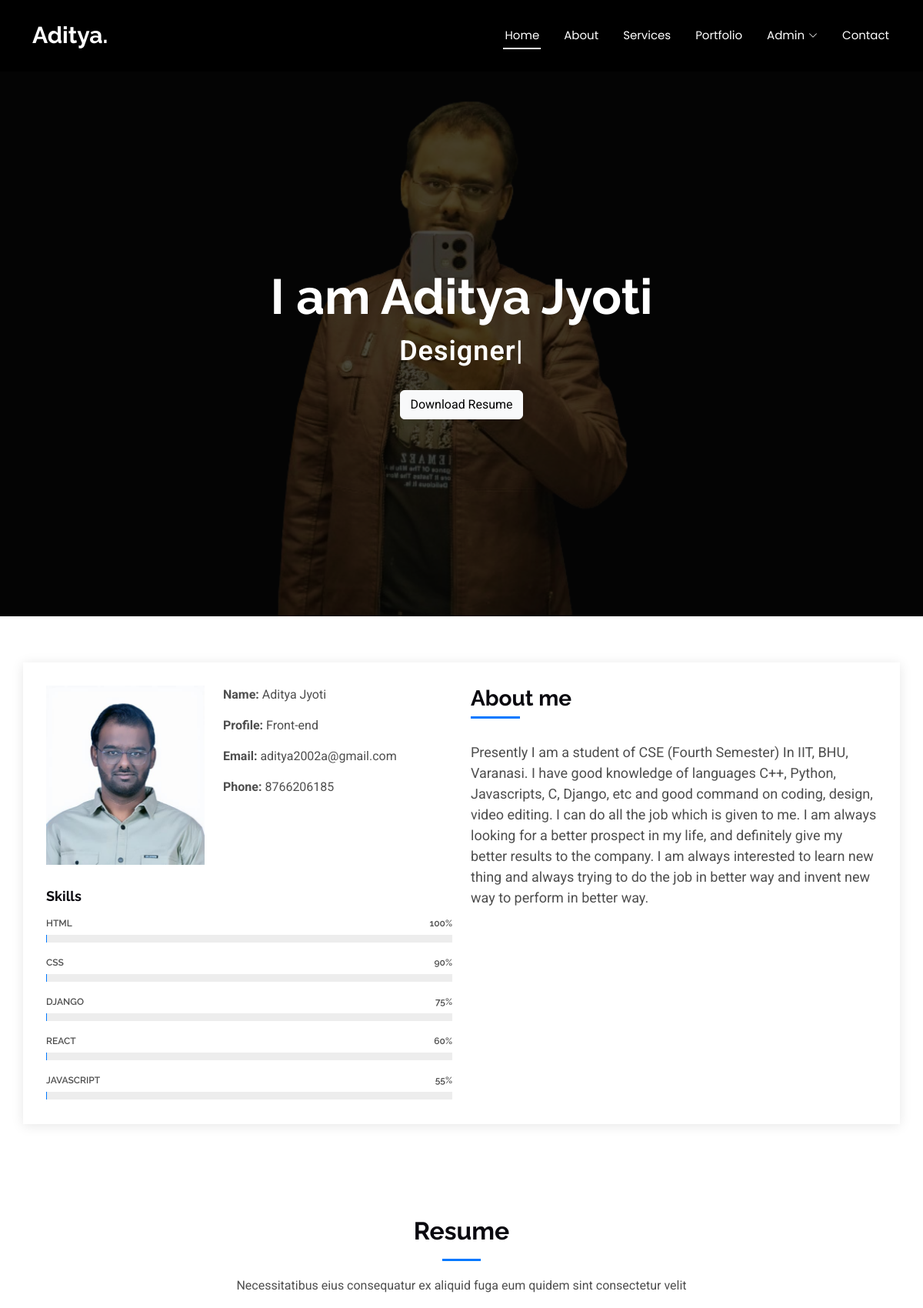
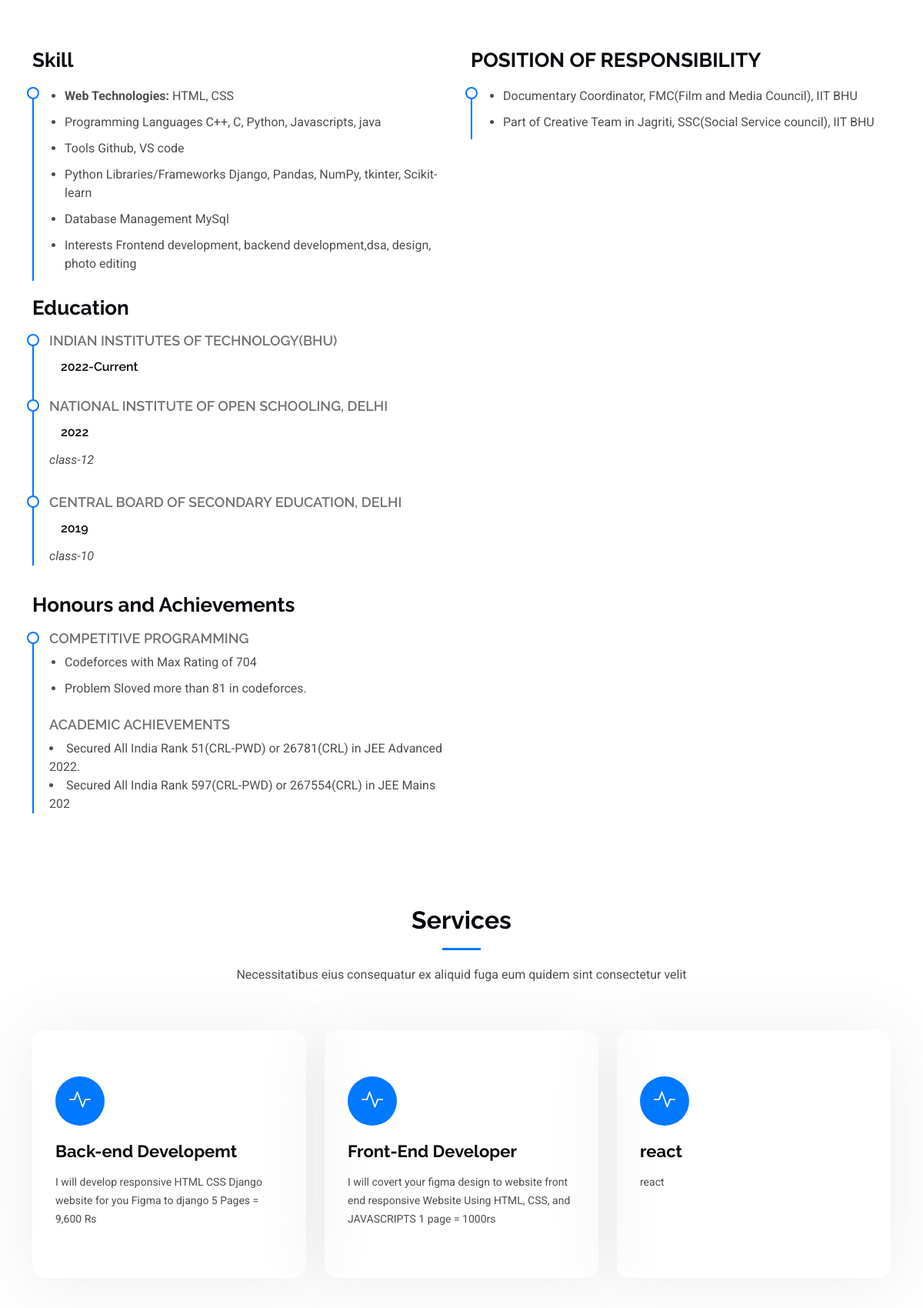
The page / (upper part) on the database its author committed (2 pictures, top to bottom).
### portfolio/models.py (models this page shows, shortened)
class Client(models.Model):
    name = models.CharField(max_length=100, null=True)
    pdf = models.FileField(upload_to="Clients", default="default.pdf")

class About(models.Model):
    short_description = models.TextField()
    description = models.TextField()
    image = models.ImageField(upload_to="about")
    class Meta:
        verbose_name = "About Me"
        verbose_name_plural = "About Me"

class Service(models.Model):
    name = models.CharField(max_length= 100, verbose_name="Service name")
    description = models.TextField(verbose_name="About Service")
    link = models.TextField(verbose_name="link", null=True)

### portfolio/views.py (the view)
# urls.py: path("", IndexView.as_view(), name="index"),
class IndexView(TemplateView):
    template_name = 'index.html'
    def get_context_data(self, **kwargs):
        context = super().get_context_data(**kwargs)
        context['about'] = About.objects.first()
        context['services'] = Service.objects.all()
        context['works'] = Recentwork.objects.all()
        context['clients'] = Client.objects.all()
        return context

### portfolio/templates/index.html (shortened to what this page needs)
<!DOCTYPE html>
<html lang="en">
{% load static %}
<head>
  <link href="/static/assets/vendor/bootstrap/css/bootstrap.min.css" rel="stylesheet">
  <link href="/static/assets/vendor/bootstrap-icons/bootstrap-icons.css" rel="stylesheet">
  <link href="/static/assets/vendor/aos/aos.css" rel="stylesheet">
  <link href="/static/assets/vendor/glightbox/css/glightbox.min.css" rel="stylesheet">
  <link href="/static/assets/vendor/swiper/swiper-bundle.min.css" rel="stylesheet">
  <link href="/static/assets/css/main.css" rel="stylesheet">
</head>
<body class="index-page">
  <header id="header" class="header d-flex align-items-center sticky-top">
    <div class="container-fluid container-xl position-relative d-flex align-items-center justify-content-between">
      <a href="index.html" class="logo d-flex align-items-center">
        <h1 class="sitename">Aditya.</h1>
      </a>
      <nav id="navmenu" class="navmenu">
        <ul>
          <li><a href="#hero" class="active">Home<br></a></li>
          <li><a href="#about">About</a></li>
          <li><a href="#services">Services</a></li>
          <li><a href="#portfolio">Portfolio</a></li>
          <li class="dropdown"><a href="#"><span>Admin</span> <i class="bi bi-chevron-down toggle-dropdown"></i></a>
          </li>
          <li><a href="#contact">Contact</a></li>
        </ul>
      </nav>
    </div>
  </header>
  <main class="main">
    <section id="hero" class="hero section">
      {% for client in clients %}
      <img src="/static/assets/img/6.png" alt="" data-aos="fade-in" style="width: 1920px height: 1055px" >
      <div class="container d-flex flex-column align-items-center justify-content-center text-center" data-aos="fade-up" data-aos-delay="100">
        <h2>I am Aditya Jyoti</h2>
        <p><span class="typed" data-typed-items="Designer, Web Developer, Freelancer, Youtuber"></span></p><br>
        <a href="{{ client.pdf.url }}" download ><button  class="btn btn-light">Download Resume</button></a>
      </div>
      {%endfor%}
    </section>
    <section id="about" class="about section">
      <div class="container" data-aos="fade-up" data-aos-delay="100">
        <div class="row gy-4">
          <div class="col-md-6">
            <div class="row justify-content-between gy-4">
              <div class="col-lg-5">
                <img src="{{ about.image.url}}" class="img-fluid" alt="">
              </div>
              <div class="col-lg-7 about-info">
                <p><strong>Name: </strong> <span>Aditya Jyoti</span></p>
                <p><strong>Profile: </strong> <span>Front-end</span></p>
                <p><strong>Email: </strong> <span>aditya2002a@gmail.com</span></p>
                <p><strong>Phone: </strong> <span>8766206185</span></p>
              </div>
            </div>
            <div class="skills-content skills-animation">
              <h5>Skills</h5>
              <div class="progress">
                <span class="skill"><span>HTML</span> <i class="val">100%</i></span>
                <div class="progress-bar-wrap">
                </div>
              </div>
              <div class="progress">
                <span class="skill"><span>CSS</span> <i class="val">90%</i></span>
                <div class="progress-bar-wrap">
                </div>
              </div>
              <div class="progress">
                <span class="skill"><span>Django</span> <i class="val">75%</i></span>
                <div class="progress-bar-wrap">
                </div>
              </div>
              <div class="progress">
                <span class="skill"><span>React</span> <i class="val">60%</i></span>
                <div class="progress-bar-wrap">
                </div>
              </div>
              <div class="progress">
                <span class="skill"><span>JavaScript</span> <i class="val">55%</i></span>
                <div class="progress-bar-wrap">
                </div>
              </div>
            </div>
          </div>
          <div class="col-md-6">
            <div class="about-me">
              <h4>About me</h4>
              <p>
                {{ about.short_description}}
              </p>
            </div>
          </div>
        </div>
      </div>
    </section>
    <section id="resume" class="resume section">
      <div class="container section-title" data-aos="fade-up">
        <h2>Resume</h2>
        <p>Necessitatibus eius consequatur ex aliquid fuga eum quidem sint consectetur velit</p>
      </div>
      <div class="container">
        <div class="row">
          <div class="col-lg-6" data-aos="fade-up" data-aos-delay="100">
            <h3 class="resume-title">Skill</h3>
            <div class="resume-item pb-0">
              <ul>
                <li><strong>Web Technologies:</strong> HTML, CSS</li>
                <li>Programming Languages C++, C, Python, Javascripts, java</li>
                <li>Tools Github, VS code</li>
                <li>Python Libraries/Frameworks Django, Pandas, NumPy, tkinter, Scikit-learn
                </li>
                <li>Database Management MySql</li>
                <li>Interests Frontend development, backend development,dsa, design, photo editing
                </li>
              </ul>
            </div>
            <h3 class="resume-title">Education</h3>
            <div class="resume-item">
              <h4>Indian Institutes Of Technology(BHU)</h4>
              <h5>2022-Current</h5>
            </div>
            <div class="resume-item">
              <h4>NATIONAL INSTITUTE of OPEN SCHOOLING, Delhi</h4>
              <h5>2022</h5>
              <p><em>class-12</em></p>
            </div>
            <div class="resume-item">
              <h4>Central Board of Secondary Education, Delhi</h4>
              <h5>2019</h5>
              <p><em>class-10</em></p>
            </div>
          </div>
              <div class="col-lg-6" data-aos="fade-up" data-aos-delay="200">
                <h3 class="resume-title">POSITION OF RESPONSIBILITY</h3>
                <div class="resume-item">
                  <ul>
                    <li>Documentary Coordinator, FMC(Film and Media Council), IIT BHU</li>
                    <li>Part of Creative Team in Jagriti, SSC(Social Service council), IIT BHU</li>
                  </ul>
                </div>
              </div>
              <div class="col-lg-6" data-aos="fade-up" data-aos-delay="200">
                <h3 class="resume-title">Honours and Achievements</h3>
                <div class="resume-item">
                  <h4>Competitive Programming</h4>
                  <ul>
                    <li>Codeforces with Max Rating of 704</li>
                    <li>Problem Sloved more than 81 in codeforces.</li>
                  </ul>
                  <h4>Academic Achievements</h4>
                  <li>Secured All India Rank 51(CRL-PWD) or 26781(CRL) in JEE Advanced 2022.</li>
                  <li>Secured All India Rank 597(CRL-PWD) or 267554(CRL) in JEE Mains 202</li>
                </div>
              </div>
          </div>
        </div>
    </section>
    <section id="services" class="services section">
      <div class="container section-title" data-aos="fade-up">
        <h2>Services</h2>
        <p>Necessitatibus eius consequatur ex aliquid fuga eum quidem sint consectetur velit</p>
      </div>
      <div class="container">
        <div class="row gy-4">
          {% for service in services %}
          <div class="col-lg-4 col-md-6" data-aos="fade-up" data-aos-delay="100">
            <div class="service-item  position-relative">
              <div class="icon">
                <i class="bi bi-activity"></i>
              </div>
              <a href="{{ service.link}}" class="stretched-link">
                <h3>{{ service.name}}</h3>
              </a>
              <p>
                {{ service.description}}</p>
            </div>
          </div>
        {% endfor %}
        </div>
      </div>
    </section>
  </main>
</body>
</html>

### rows shown on the page
About: image (picture), short_description "Presently I am a student of CSE (Fourth Semester) In IIT, BHU, Varanasi. I have good knowledge of languages C++, Python, Javascripts, C, Django, etc and good command on coding, design, video editing. I can do all the job which is given to me. I am always looking for a better prospect in my life, and definitely give my better results to the company. I am always interested to learn new thing and always trying to do the job in better way and invent new way to perform in better way."
Service: name "Back-end Developemt", description "I will develop responsive HTML CSS Django website for you Figma to django 5 Pages = 9,600 Rs"
Service: name "Front-End Developer", description "I will covert your figma design to website front end responsive Website Using HTML, CSS, and JAVASCRIPTS 1 page = 1000rs"
Service: name "react", description "react"
